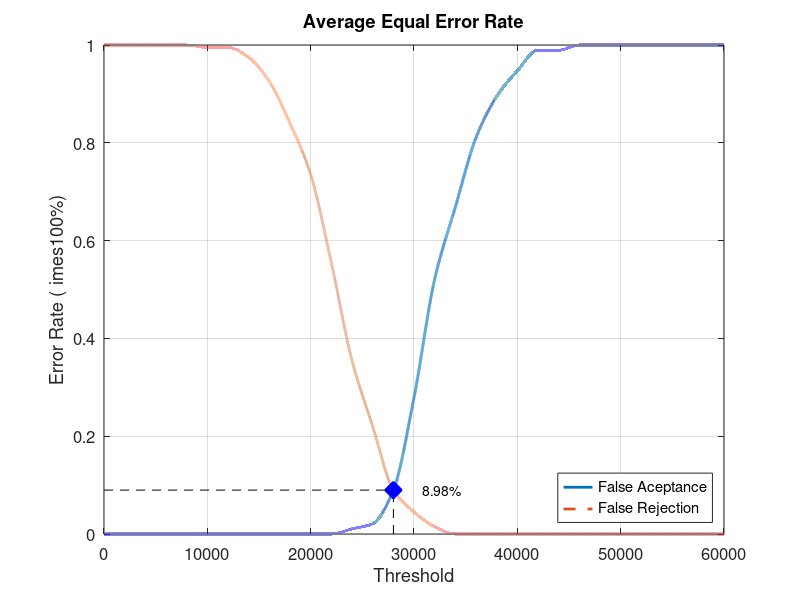
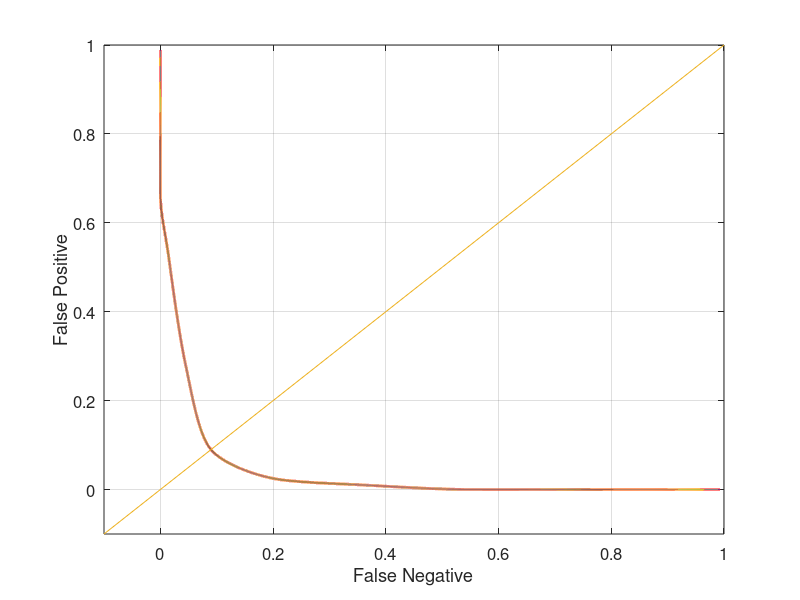

Here is the MATLAB script that generated these plots, in order:
close all;
clear;
clc;
x = 0:2000:60000;
xq = 0:0.5:60000;

y0 = [0 0 0 0 0 0 0 0 0 0 0 0 0.0105263 0.0210526 0.0894737 0.278947 0.521053 0.668421 0.810526 0.894737 0.947368 0.989474 0.989474 1 1 1 1 1 1 1 1]
yy0 = interp1(x, y0, xq, 'pchip');
y1 = [1 1 1 1 1 0.995 0.995 0.975 0.925 0.84 0.735 0.555 0.355 0.22 0.09 0.045 0.015 0 0 0 0 0 0 0 0 0 0 0 0 0 0]
yy1 = interp1(x, y1, xq, 'pchip');

% Calculating EER: 
y2 = abs(y0 - y1);
find(y2 == min(y2))
yy2 = abs(yy0 - yy1);
xEER = find(yy2 == min(yy2));
xEERIndex = xq(xEER) % X-axis EER
yEER = yy0(xEER) % Y-axis EER

main = figure
plot(xq, yy0,'-','LineWidth', 2);	hold on
plot(xq, yy1,'--','LineWidth', 2);	hold on
plot([xEERIndex xEERIndex], [0 yEER], 'k--');	hold on
plot([0 xEERIndex], [yEER yEER], 'k--');	hold on
plot(xEERIndex, yEER, 'bx', 'LineWidth', 10);	hold on
text(xEERIndex + 10 * xEERIndex / 100, yEER, [num2str(round((10000 * yEER)) / 100) '%'])
legend('False Aceptance', 'False Rejection', 'Location', 'SouthEast')
xlabel('Threshold')
ylabel('Error Rate (	imes100%)')
title('Average Equal Error Rate')
set(gca, 'FontSize', 12)
axis([0 60000 0 1])
grid on

print(main, 'Database5_3Main', '-dpng');
FNRxFPR = figure('Color', [1 1 1]);
plot(yy1, yy0, '-', yy1, yy0, 'LineWidth', 2);
hold on
y = -0.1:0.1:1
plot(y, y); 
set(gca, 'FontSize', 12)
xlabel('False Negative')
ylabel('False Positive')
axis([-0.1 1 -0.1 1])
set(gca, 'FontSize', 12)
grid on

print(FNRxFPR, 'Database5_3FNRxFPR','-dpng');
